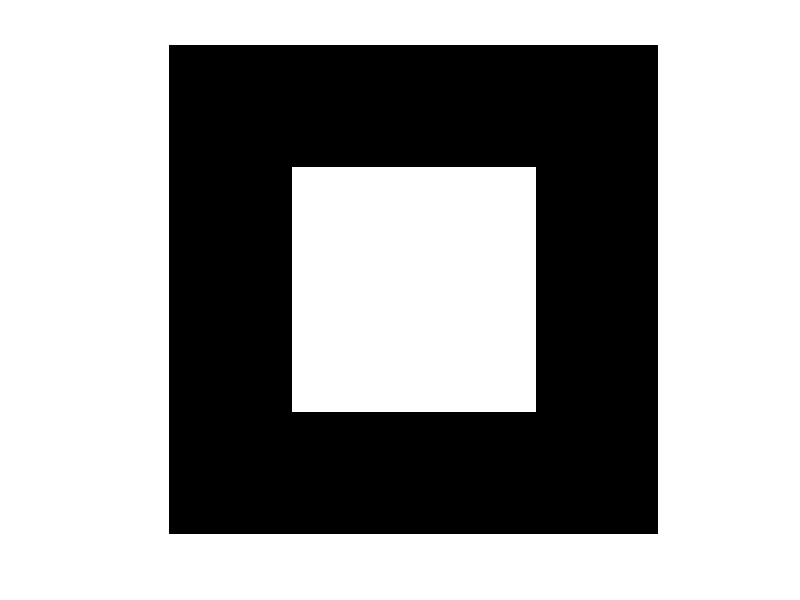
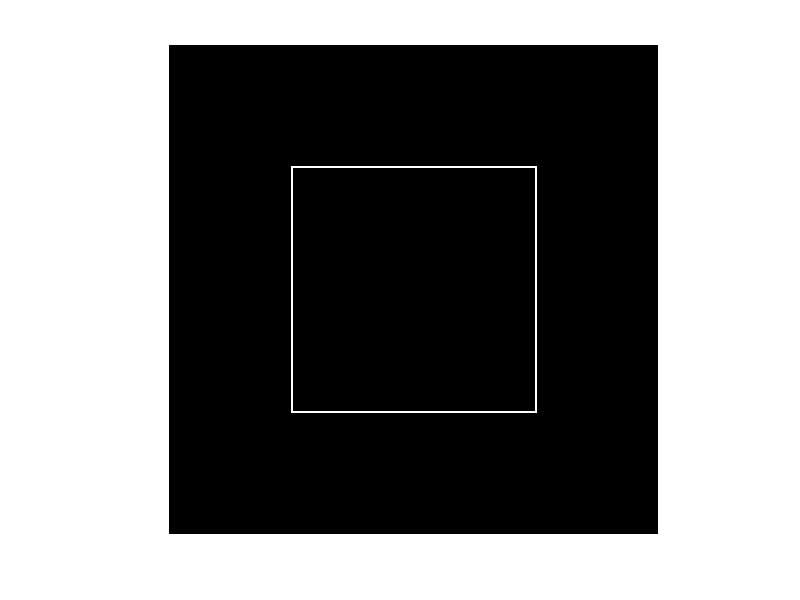

Recreate these plots in MATLAB, in order.
close all
clear all
clc

A=zeros(600,600);
A(151:450,151:450)=255*ones(300,300);
imshow(uint8(A))
so=fspecial('sobel')
D1=uint8(imfilter(A,so));
D2=uint8(imfilter(A,-so));
D3=uint8(imfilter(A,so'));
D4=uint8(imfilter(A,-so'));

figure, imshow(D1+D2+D3+D4)
